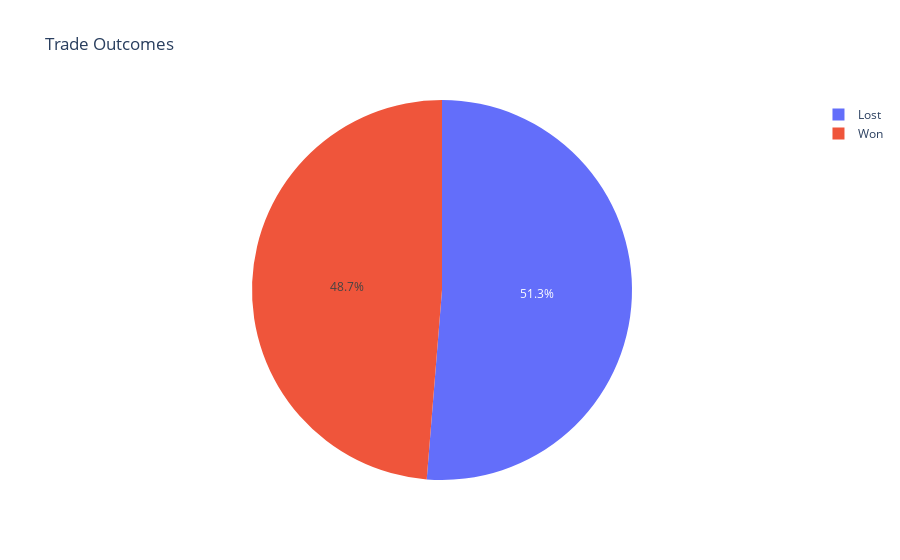
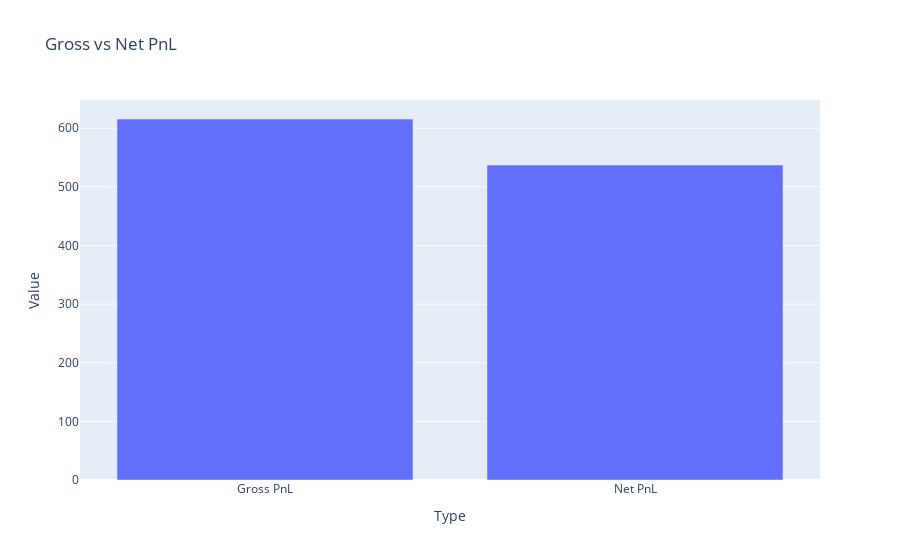
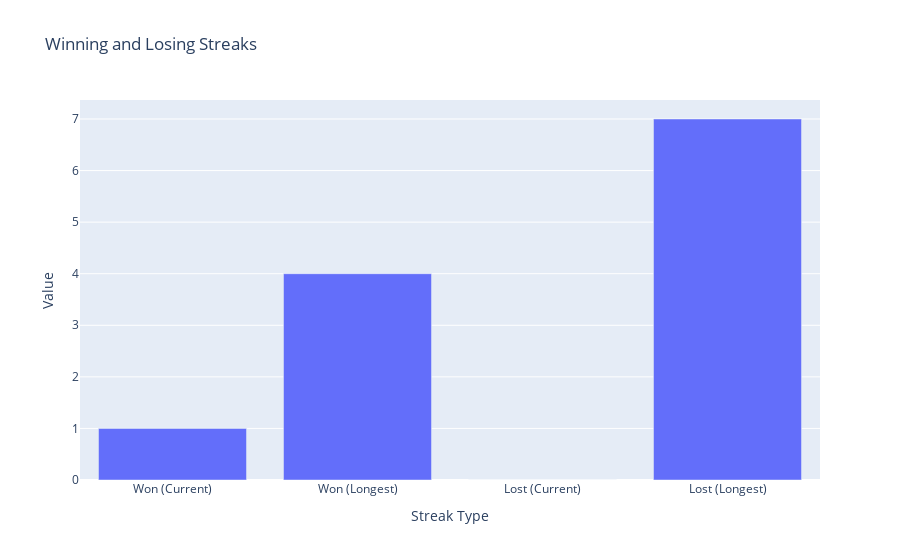

Notebook code for these charts, in order:
### Code cell
import pandas as pd
import plotly.express as px
import os
import datetime
import sys
import subprocess

# Create directory for saving results
def create_results_dir(base_path=None):
    """
    Creates a directory for saving results based on current timestamp
    Returns the path to the created directory
    """
    # If no base path provided, use the directory where the notebook is located
    if base_path is None:
        base_path = os.path.dirname(os.path.abspath('Backtest.ipynb'))

    # create a output directory if not exists
    base_path = os.path.join(base_path, 'output')
    if not os.path.exists(base_path):
        os.makedirs(base_path)

    # create a selected stock directory if not exists
    base_path = os.path.join(base_path, selected)
    if not os.path.exists(base_path):
        os.makedirs(base_path)
    
    # Create a timestamp-based folder name
    timestamp = datetime.datetime.now().strftime("%Y%m%d_%H%M%S")
    results_dir = os.path.join(base_path, f"{selected}_backtest_results_{timestamp}")
    
    # Create the directory if it doesn't exist
    if not os.path.exists(results_dir):
        os.makedirs(results_dir)
        
    return results_dir

# Function to flatten AutoOrderedDict
def flatten_dict(d, parent_key='', sep='.'):
    """
    Recursively flattens a nested dictionary.
    """
    items = []
    for k, v in d.items():
        new_key = f"{parent_key}{sep}{k}" if parent_key else k
        if isinstance(v, dict):
            items.extend(flatten_dict(v, new_key, sep=sep).items())
        else:
            items.append((new_key, v))
    return dict(items)

# Function to safely extract a metric value
def get_metric_value(trade_df, metric_key):
    """
    Safely extracts a metric value from the DataFrame.
    Returns None if the metric is not found.
    """
    matches = trade_df[trade_df['Metric'].str.contains(metric_key)]
    if not matches.empty:
        return matches['Value'].values[0]
    return None

# Try to install kaleido if it's not already installed
try:
    import kaleido
    has_kaleido = True
except ImportError:
    has_kaleido = False
    print("Kaleido package not found. Attempting to install...")
    try:
        subprocess.check_call([sys.executable, "-m", "pip", "install", "kaleido"])
        has_kaleido = True
        print("Kaleido installed successfully!")
    except Exception as e:
        print(f"Could not install kaleido: {e}")
        print("Will continue without image export capability")

# Create results directory
results_dir = create_results_dir()
print(f"Results will be saved to: {results_dir}")

# Flatten the trade_analysis object
flat_trade_analysis = flatten_dict(trade_analysis)

# Convert the flattened dictionary to a DataFrame
trade_df = pd.DataFrame(list(flat_trade_analysis.items()), columns=['Metric', 'Value'])

# Save the full analysis to CSV
trade_df.to_csv(os.path.join(results_dir, f"{selected}_trade_analysis.csv"), index=False)
print(f"Trade analysis saved to CSV")

# Print the DataFrame
print(trade_df)

# 1. Total Trades
total_trades = trade_df[trade_df['Metric'].str.contains('total.total')]['Value'].values[0]
won_trades = trade_df[trade_df['Metric'].str.contains('won.total')]['Value'].values[0]
lost_trades = trade_df[trade_df['Metric'].str.contains('lost.total')]['Value'].values[0]

# Create a DataFrame for trade outcomes
trade_outcomes_df = pd.DataFrame({
    'Outcome': ['Won', 'Lost'],
    'Count': [won_trades, lost_trades]
})

# Save trade outcomes to CSV
trade_outcomes_df.to_csv(os.path.join(results_dir, f"{selected}_trade_outcomes.csv"), index=False)

# Plot trade outcomes
fig = px.pie(trade_outcomes_df, values='Count', names='Outcome', title='Trade Outcomes')
fig.write_html(os.path.join(results_dir, "trade_outcomes.html"))
if has_kaleido:
    try:
        fig.write_image(os.path.join(results_dir, "trade_outcomes.png"))
    except Exception as e:
        print(f"Warning: Could not save image: {e}")
fig.show()

# 2. PnL (Profit and Loss)
gross_pnl = trade_df[trade_df['Metric'].str.contains('pnl.gross.total')]['Value'].values[0]
net_pnl = trade_df[trade_df['Metric'].str.contains('pnl.net.total')]['Value'].values[0]

# Create a DataFrame for PnL
pnl_df = pd.DataFrame({
    'Type': ['Gross PnL', 'Net PnL'],
    'Value': [gross_pnl, net_pnl]
})

# Save PnL data to CSV
pnl_df.to_csv(os.path.join(results_dir, f"{selected}_pnl_data.csv"), index=False)

# Plot PnL
fig = px.bar(pnl_df, x='Type', y='Value', title='Gross vs Net PnL')
fig.write_html(os.path.join(results_dir, f"{selected}_pnl_data.html"))
if has_kaleido:
    try:
        fig.write_image(os.path.join(results_dir, f"{selected}_pnl_data.png"))
    except Exception as e:
        print(f"Warning: Could not save image: {e}")
fig.show()

# 3. Streaks
won_streak_current = trade_df[trade_df['Metric'].str.contains('streak.won.current')]['Value'].values[0]
won_streak_longest = trade_df[trade_df['Metric'].str.contains('streak.won.longest')]['Value'].values[0]
lost_streak_current = trade_df[trade_df['Metric'].str.contains('streak.lost.current')]['Value'].values[0]
lost_streak_longest = trade_df[trade_df['Metric'].str.contains('streak.lost.longest')]['Value'].values[0]

# Create a DataFrame for streaks
streaks_df = pd.DataFrame({
    'Streak Type': ['Won (Current)', 'Won (Longest)', 'Lost (Current)', 'Lost (Longest)'],
    'Value': [won_streak_current, won_streak_longest, lost_streak_current, lost_streak_longest]
})

# Save streaks data to CSV
streaks_df.to_csv(os.path.join(results_dir, f"{selected}_streaks_data.csv"), index=False)

# Plot streaks
fig = px.bar(streaks_df, x='Streak Type', y='Value', title='Winning and Losing Streaks')
fig.write_html(os.path.join(results_dir, f"{selected}_streaks_data.html"))
if has_kaleido:
    try:
        fig.write_image(os.path.join(results_dir, f"{selected}_streaks_data.png"))
    except Exception as e:
        print(f"Warning: Could not save image: {e}")
fig.show()

# 4. Trade Length
avg_trade_length = get_metric_value(trade_df, 'len.total.average')
max_trade_length = get_metric_value(trade_df, 'len.total.max')

# Create a DataFrame for trade length (only if metrics are available)
if avg_trade_length is not None and max_trade_length is not None:
    trade_length_df = pd.DataFrame({
        'Metric': ['Average Trade Length', 'Max Trade Length'],
        'Value': [avg_trade_length, max_trade_length]
    })

    # Save trade length data to CSV
    trade_length_df.to_csv(os.path.join(results_dir, f"{selected}_trade_length_data.csv"), index=False)

    # Plot trade length
    fig = px.bar(trade_length_df, x='Metric', y='Value', title='Trade Length')
    fig.write_html(os.path.join(results_dir, f"{selected}_trade_length_data.html"))
    if has_kaleido:
        try:
            fig.write_image(os.path.join(results_dir, f"{selected}_trade_length_data.png"))
        except Exception as e:
            print(f"Warning: Could not save image: {e}")
    fig.show()
else:
    print("Trade length metrics not found in the analysis.")

# Create a summary text file
with open(os.path.join(results_dir, f"{selected}_summary.txt"), "w") as f:
    f.write(f"Backtest Results Summary\n")
    f.write(f"======================\n\n")
    f.write(f"Generated on: {datetime.datetime.now().strftime('%Y-%m-%d %H:%M:%S')}\n\n")
    f.write(f"Total Trades: {total_trades}\n")
    f.write(f"Won Trades: {won_trades} ({won_trades/total_trades*100:.2f}%)\n")
    f.write(f"Lost Trades: {lost_trades} ({lost_trades/total_trades*100:.2f}%)\n\n")
    f.write(f"Gross PnL: {gross_pnl}\n")
    f.write(f"Net PnL: {net_pnl}\n\n")
    f.write(f"Current Win Streak: {won_streak_current}\n")
    f.write(f"Longest Win Streak: {won_streak_longest}\n")
    f.write(f"Current Loss Streak: {lost_streak_current}\n")
    f.write(f"Longest Loss Streak: {lost_streak_longest}\n")

print(f"All results saved to {results_dir}")

### Figure 1 — Plotly figure (JSON) as saved in the notebook; plotly's stock layout.template omitted (floating-point values rounded to 4 significant figures)
{"data": [{"domain": {"x": [0, 1], "y": [0, 1]}, "hovertemplate": "Outcome=%{label}<br>Count=%{value}<extra></extra>", "labels": ["Won", "Lost"], "legendgroup": "", "name": "", "showlegend": true, "type": "pie", "values": [19.0, 20.0]}], "layout": {"legend": {"tracegroupgap": 0}, "title": {"text": "Trade Outcomes"}}}

### Figure 2 — Plotly figure (JSON) as saved in the notebook; plotly's stock layout.template omitted (floating-point values rounded to 4 significant figures)
{"data": [{"hovertemplate": "Type=%{x}<br>Value=%{y}<extra></extra>", "legendgroup": "", "marker": {"color": "#636efa", "pattern": {"shape": ""}}, "name": "", "orientation": "v", "showlegend": false, "textposition": "auto", "type": "bar", "x": ["Gross PnL", "Net PnL"], "xaxis": "x", "y": [615.8, 537.4], "yaxis": "y"}], "layout": {"barmode": "relative", "legend": {"tracegroupgap": 0}, "title": {"text": "Gross vs Net PnL"}, "xaxis": {"anchor": "y", "domain": [0, 1], "title": {"text": "Type"}}, "yaxis": {"anchor": "x", "domain": [0, 1], "title": {"text": "Value"}}}}

### Figure 3 — Plotly figure (JSON) as saved in the notebook; plotly's stock layout.template omitted (floating-point values rounded to 4 significant figures)
{"data": [{"hovertemplate": "Streak Type=%{x}<br>Value=%{y}<extra></extra>", "legendgroup": "", "marker": {"color": "#636efa", "pattern": {"shape": ""}}, "name": "", "orientation": "v", "showlegend": false, "textposition": "auto", "type": "bar", "x": ["Won (Current)", "Won (Longest)", "Lost (Current)", "Lost (Longest)"], "xaxis": "x", "y": [1.0, 4.0, 0.0, 7.0], "yaxis": "y"}], "layout": {"barmode": "relative", "legend": {"tracegroupgap": 0}, "title": {"text": "Winning and Losing Streaks"}, "xaxis": {"anchor": "y", "domain": [0, 1], "title": {"text": "Streak Type"}}, "yaxis": {"anchor": "x", "domain": [0, 1], "title": {"text": "Value"}}}}
